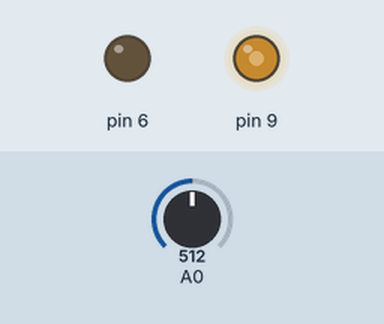
Simulated run of this sketch. Board: Arduino Uno, built with avr-gcc and run on an emulated ATmega328P. Parts: output pins drawn as LEDs (lit = HIGH). The inputs (shaded band) are chosen by the test bench; at power-on: A0 = 512.

Above: at 1.2 s.
1.3 s: A0 set to 716
At 2.1 s:
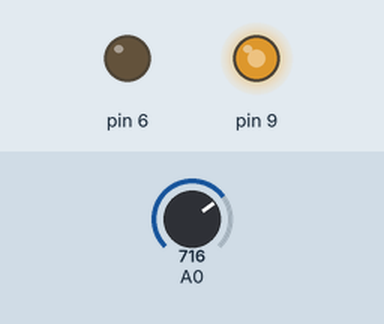
2.8 s: A0 set to 900
At 3.2 s:
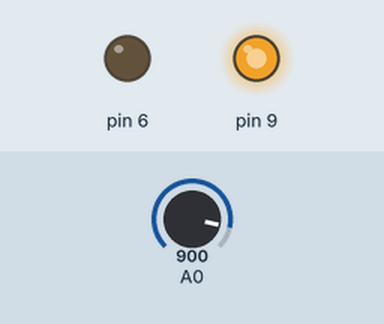
4.3 s: A0 set to 122
At 5.5 s:
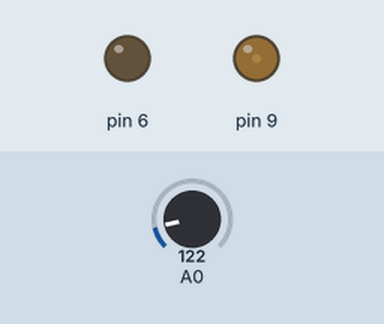
5.8 s: A0 set to 0
At 6.7 s:
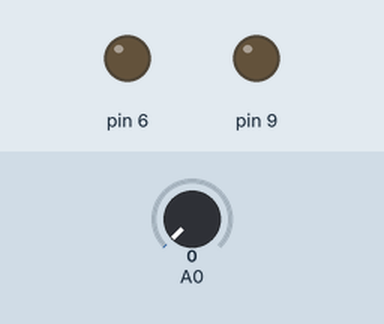
7.3 s: A0 set to 511
At 7.9 s:
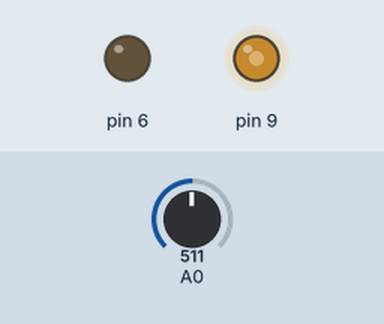
Timing chart, 0 to 9.8 s (numbered marks = the images above; inputs shaded):
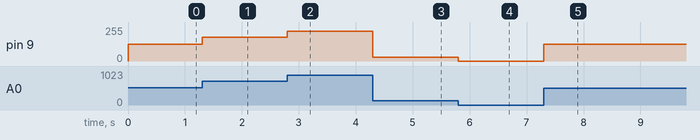

Measured:
- after the input at 1.3 s, pin 9: 127/255 → 178/255 at once
- after the input at 2.8 s, pin 9: 178/255 → 224/255 at once
- after the input at 4.3 s, pin 9: 224/255 → 30/255 at once
- after the input at 5.8 s, pin 9: 30/255 → 0/255 at once
- after the input at 7.3 s, pin 9: 0/255 → 127/255 at once

The sketch:

Speed_Control_using_PWM.ino
```cpp
int motorValue;
int potValue;
void setup()
{
  pinMode(9, OUTPUT);
  pinMode(6, OUTPUT);
}
void loop()
{
  potValue = analogRead (0);
  motorValue = map(potValue, 0, 1023, 0, 255);
  analogWrite(9, motorValue);
  digitalWrite(6, LOW);
}
```
